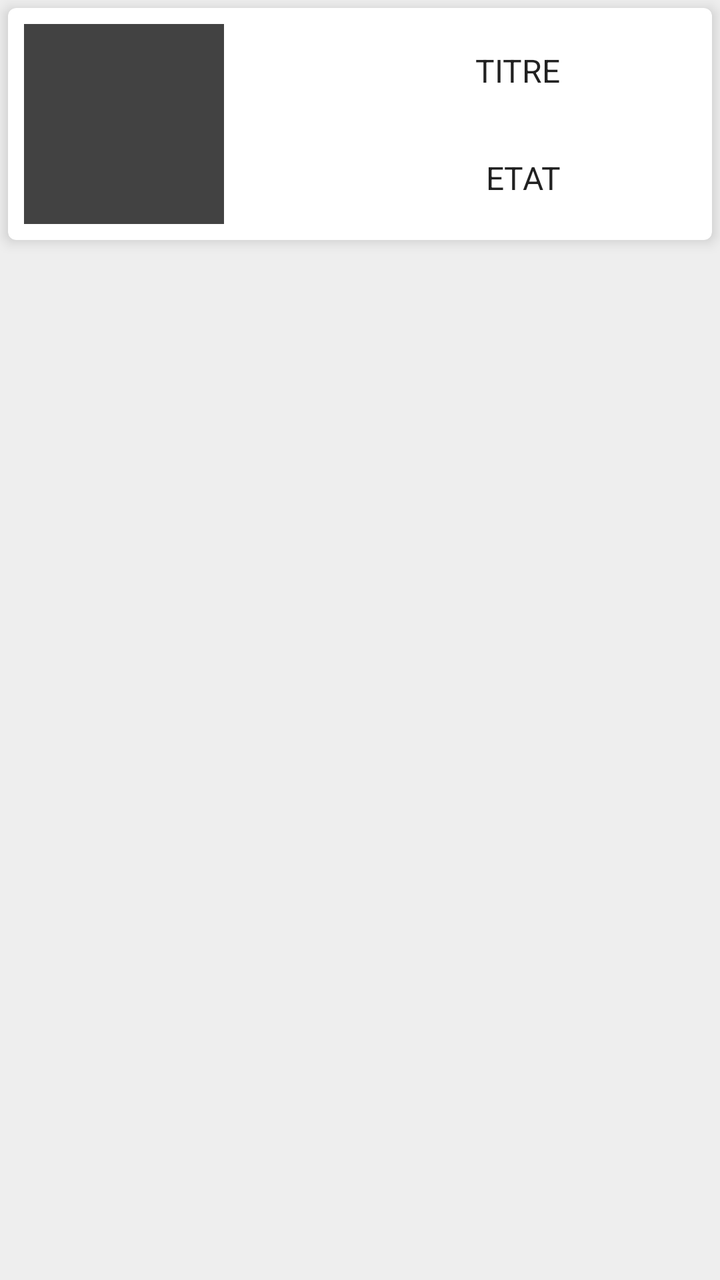
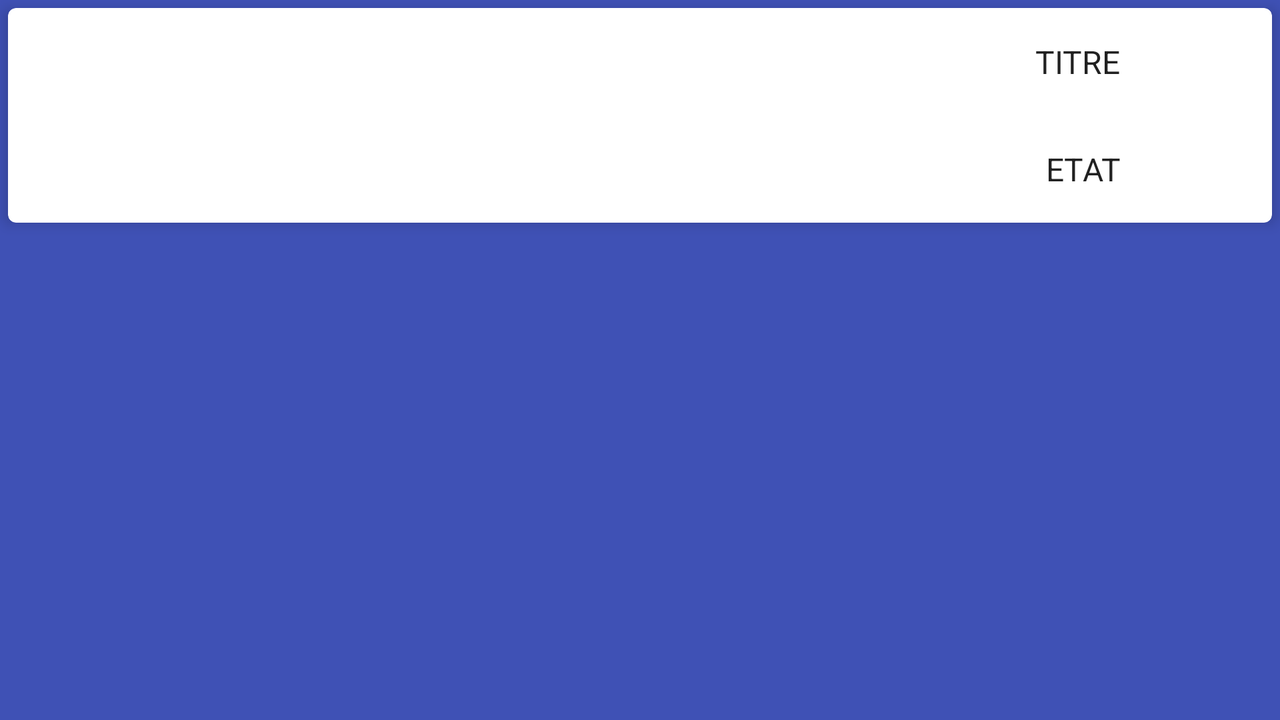

Compare how this app lays out the same screen by default and in its alternative resource folder. The renders come first, then the two layout files and the values they reference.
<!-- AndroidManifest.xml: application theme AppTheme -->
<!-- res/layout/fragment_annonce.xml -->
<?xml version="1.0" encoding="utf-8"?>

<LinearLayout xmlns:android="http://schemas.android.com/apk/res/android"
    android:id="@+id/linear_layout"
    android:layout_width="match_parent"
    android:layout_height="wrap_content"
    android:background="#EEEEEE"
    android:orientation="vertical">

    <android.support.v7.widget.CardView
        xmlns:card_view="http://schemas.android.com/apk/res-auto"
        android:id="@+id/cardView"
        android:layout_gravity="center"
        android:layout_width="match_parent"
        android:layout_height="wrap_content"
        card_view:cardCornerRadius="4dp"
        android:layout_margin="4dp"
        card_view:cardElevation="4dp"
        >
        <ImageView
            android:id="@+id/detail_annonce_image"
            android:layout_width="100dp"
            android:layout_height="100dp"
            android:layout_marginTop="8dp"
            android:layout_marginLeft="8dp"
            android:layout_marginBottom="8dp"
            android:background="@color/cardview_dark_background"/>
        <LinearLayout
            android:orientation="vertical"
            android:layout_width="wrap_content"
            android:layout_height="wrap_content"
            android:layout_marginRight="60dp"
            android:layout_gravity="center_vertical|right"
            >
            <TextView
                android:id="@+id/item_titre"
                android:text="TITRE"
                android:layout_width="match_parent"
                android:layout_height="wrap_content"
                android:layout_margin="16dp"
                android:gravity="center_horizontal"
                android:textAppearance="?android:attr/textAppearanceListItem" />

            <TextView
                android:id="@+id/item_etat"
                android:text="ETAT"
                android:layout_width="match_parent"
                android:layout_height="wrap_content"
                android:layout_margin="16dp"

                android:gravity="center_horizontal|right"
                android:textAppearance="?android:attr/textAppearanceListItem" />

        </LinearLayout>




    </android.support.v7.widget.CardView>
</LinearLayout>
<!-- resources referenced by this layout -->
<resources>
  <style name="AppTheme" parent="Theme.AppCompat.Light.DarkActionBar">
          
          <item name="colorPrimary">@color/prjBleu</item>
          <item name="colorPrimaryDark">@color/prjBleuDark</item>
          <item name="colorAccent">@color/prjOrange</item>
      </style>
  <color name="prjBleu">#3895BC</color>
  <color name="prjBleuDark">#2E7698</color>
  <color name="prjOrange">#efa356</color>
</resources>
<!-- res/layout-land/fragment_annonce.xml (the author's variant of the layout above) -->
<!-- drawn on the phone turned sideways -->
<?xml version="1.0" encoding="utf-8"?>

<LinearLayout xmlns:android="http://schemas.android.com/apk/res/android"
    android:id="@+id/linear_layout"
    android:layout_width="match_parent"
    android:layout_height="wrap_content"
     android:background="@color/colorPrimary"
    android:orientation="vertical">

    <android.support.v7.widget.CardView
        xmlns:card_view="http://schemas.android.com/apk/res-auto"
        android:id="@+id/cardView"
        android:layout_gravity="center"
        android:layout_width="match_parent"
        android:layout_height="wrap_content"
        card_view:cardCornerRadius="4dp"
        android:layout_margin="4dp"
        card_view:cardElevation="4dp"
        >
        <LinearLayout
            android:orientation="vertical"
            android:layout_width="wrap_content"
            android:layout_height="wrap_content"
            android:layout_marginRight="60dp"
            android:layout_gravity="center_vertical|right"
            >
            <TextView
                android:id="@+id/item_titre"
                android:text="TITRE"
                android:layout_width="match_parent"
                android:layout_height="wrap_content"
                android:layout_margin="16dp"
                android:gravity="center_horizontal"
                android:textAppearance="?attr/textAppearanceListItem" />
            <TextView
                android:id="@+id/item_etat"
                android:text="ETAT"
                android:layout_width="match_parent"
                android:layout_height="wrap_content"
                android:layout_margin="16dp"

                android:gravity="center_horizontal|right"
                android:textAppearance="?attr/textAppearanceListItem" />

        </LinearLayout>
    </android.support.v7.widget.CardView>

</LinearLayout>
<!-- resources referenced by the variant -->
<!-- as the phone turned sideways resolves them -->
<resources>
  <color name="colorPrimary">#3F51B5</color>
  <style name="AppTheme" parent="Theme.AppCompat.Light.DarkActionBar">
          
          <item name="colorPrimary">@color/prjBleu</item>
          <item name="colorPrimaryDark">@color/prjBleuDark</item>
          <item name="colorAccent">@color/prjOrange</item>
      </style>
  <color name="prjBleu">#3895BC</color>
  <color name="prjBleuDark">#2E7698</color>
  <color name="prjOrange">#efa356</color>
</resources>
